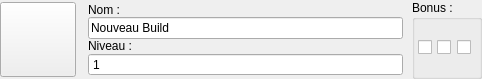
<?xml version="1.0" encoding="UTF-8"?>
<ui version="4.0">
 <class>c_status_build</class>
 <widget class="QWidget" name="c_status_build">
  <property name="geometry">
   <rect>
    <x>0</x>
    <y>0</y>
    <width>482</width>
    <height>76</height>
   </rect>
  </property>
  <property name="minimumSize">
   <size>
    <width>482</width>
    <height>0</height>
   </size>
  </property>
  <property name="maximumSize">
   <size>
    <width>482</width>
    <height>16777215</height>
   </size>
  </property>
  <property name="windowTitle">
   <string>Form</string>
  </property>
  <layout class="QHBoxLayout" name="horizontalLayout">
   <property name="leftMargin">
    <number>0</number>
   </property>
   <property name="topMargin">
    <number>0</number>
   </property>
   <property name="rightMargin">
    <number>0</number>
   </property>
   <property name="bottomMargin">
    <number>0</number>
   </property>
   <item>
    <widget class="QWidget" name="image_classe" native="true">
     <property name="minimumSize">
      <size>
       <width>76</width>
       <height>75</height>
      </size>
     </property>
     <property name="maximumSize">
      <size>
       <width>76</width>
       <height>75</height>
      </size>
     </property>
     <property name="layoutDirection">
      <enum>Qt::LeftToRight</enum>
     </property>
     <layout class="QVBoxLayout" name="verticalLayout">
      <property name="spacing">
       <number>0</number>
      </property>
      <property name="sizeConstraint">
       <enum>QLayout::SetDefaultConstraint</enum>
      </property>
      <property name="leftMargin">
       <number>0</number>
      </property>
      <property name="topMargin">
       <number>0</number>
      </property>
      <property name="rightMargin">
       <number>0</number>
      </property>
      <property name="bottomMargin">
       <number>0</number>
      </property>
      <item>
       <widget class="QToolButton" name="button_class">
        <property name="minimumSize">
         <size>
          <width>76</width>
          <height>75</height>
         </size>
        </property>
        <property name="text">
         <string/>
        </property>
       </widget>
      </item>
     </layout>
    </widget>
   </item>
   <item>
    <widget class="QWidget" name="widget_name_lvl" native="true">
     <layout class="QVBoxLayout" name="verticalLayout_2">
      <property name="spacing">
       <number>0</number>
      </property>
      <property name="leftMargin">
       <number>6</number>
      </property>
      <property name="topMargin">
       <number>3</number>
      </property>
      <property name="rightMargin">
       <number>3</number>
      </property>
      <property name="bottomMargin">
       <number>3</number>
      </property>
      <item>
       <layout class="QVBoxLayout" name="verticalLayout_3">
        <property name="spacing">
         <number>0</number>
        </property>
        <item>
         <widget class="QLabel" name="label_name">
          <property name="text">
           <string>Nom :</string>
          </property>
         </widget>
        </item>
        <item>
         <widget class="QLineEdit" name="build_name">
          <property name="text">
           <string>Nouveau Build</string>
          </property>
         </widget>
        </item>
       </layout>
      </item>
      <item>
       <layout class="QVBoxLayout" name="verticalLayout_4">
        <property name="spacing">
         <number>0</number>
        </property>
        <item>
         <widget class="QLabel" name="label">
          <property name="text">
           <string>Niveau :</string>
          </property>
         </widget>
        </item>
        <item>
         <widget class="QSpinBox" name="build_lvl">
          <property name="alignment">
           <set>Qt::AlignLeading|Qt::AlignLeft|Qt::AlignVCenter</set>
          </property>
          <property name="buttonSymbols">
           <enum>QAbstractSpinBox::NoButtons</enum>
          </property>
          <property name="minimum">
           <number>1</number>
          </property>
          <property name="maximum">
           <number>215</number>
          </property>
         </widget>
        </item>
       </layout>
      </item>
     </layout>
    </widget>
   </item>
   <item>
    <widget class="QGroupBox" name="bonuses">
     <property name="title">
      <string>Bonus :</string>
     </property>
     <layout class="QHBoxLayout" name="horizontalLayout_2">
      <property name="spacing">
       <number>0</number>
      </property>
      <property name="leftMargin">
       <number>3</number>
      </property>
      <property name="topMargin">
       <number>3</number>
      </property>
      <property name="rightMargin">
       <number>3</number>
      </property>
      <property name="bottomMargin">
       <number>3</number>
      </property>
      <item>
       <widget class="QCheckBox" name="nation_cb">
        <property name="text">
         <string/>
        </property>
       </widget>
      </item>
      <item>
       <widget class="QCheckBox" name="guild_cb">
        <property name="text">
         <string/>
        </property>
       </widget>
      </item>
      <item>
       <widget class="QCheckBox" name="hm_cb">
        <property name="text">
         <string/>
        </property>
       </widget>
      </item>
     </layout>
    </widget>
   </item>
  </layout>
 </widget>
 <resources/>
 <connections/>
</ui>
